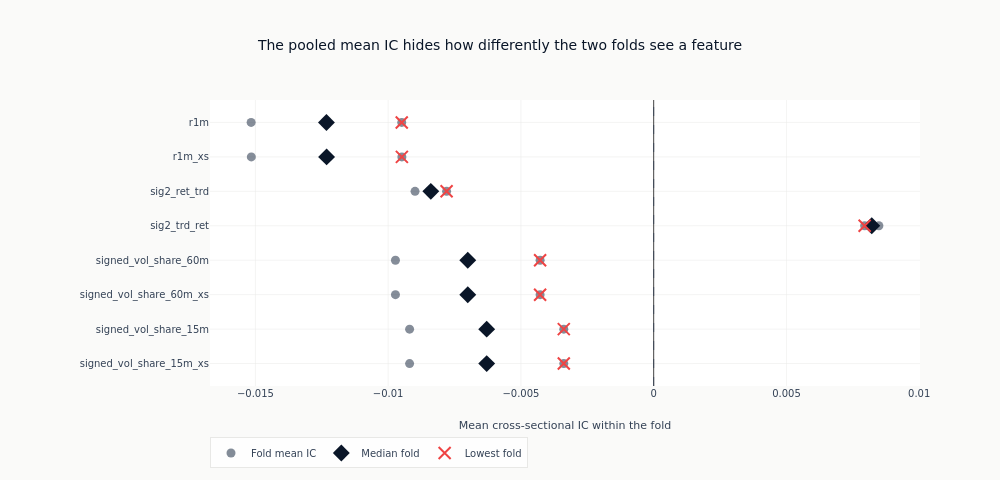

The notebook cell saved with this chart:
### Code cell
stability_features = [name for name in reversed(leaders) if name in fold_stats]
if stability_features:
    fig = go.Figure()
    _ = fig.add_trace(
        go.Scatter(
            x=[value for name in stability_features for value in fold_stats[name]["fold_ics"]],
            y=[name for name in stability_features for _ in fold_stats[name]["fold_ics"]],
            mode="markers",
            marker={"color": COLORS["neutral"], "size": 9, "opacity": 0.6},
            name="Fold mean IC",
        )
    )
    _ = fig.add_trace(
        go.Scatter(
            x=[fold_stats[name]["median_fold_ic"] for name in stability_features],
            y=stability_features,
            mode="markers",
            marker={"color": COLORS["blue"], "size": 13, "symbol": "diamond"},
            name="Median fold",
        )
    )
    _ = fig.add_trace(
        go.Scatter(
            x=[fold_stats[name]["worst_fold_ic"] for name in stability_features],
            y=stability_features,
            mode="markers",
            marker={
                "color": COLORS["negative"],
                "size": 12,
                "symbol": "x-thin",
                "line": {"width": 2, "color": COLORS["negative"]},
            },
            name="Lowest fold",
        )
    )
    _ = fig.add_vline(x=0, line={"color": COLORS["neutral"], "width": 0.8, "dash": "dash"})
    fig.update_layout(
        title="The pooled mean IC hides how differently the two folds see a feature",
        xaxis_title="Mean cross-sectional IC within the fold",
        height=480,
        width=1000,
        margin={"l": 210},
        legend={"orientation": "h", "y": -0.18},
    )
    show_plotly_with_alt(
        fig,
        "Each feature's mean information coefficient in its median fold against the same measure in its weakest fold, showing how far apart the two folds place the same feature.",
    )

### Figure 1 — Plotly figure (JSON) as saved in the notebook; plotly's stock layout.template omitted (floating-point values rounded to 4 significant figures)
{"data": [{"marker": {"color": "#334155", "opacity": 0.6, "size": 9}, "mode": "markers", "name": "Fold mean IC", "type": "scatter", "x": [-0.009193, -0.003385, -0.009193, -0.003385, -0.009726, -0.004277, -0.009726, -0.004277, 0.007945, 0.008481, -0.007799, -0.008988, -0.01515, -0.009483, -0.01516, -0.009488], "y": ["signed_vol_share_15m_xs", "signed_vol_share_15m_xs", "signed_vol_share_15m", "signed_vol_share_15m", "signed_vol_share_60m_xs", "signed_vol_share_60m_xs", "signed_vol_share_60m", "signed_vol_share_60m", "sig2_trd_ret", "sig2_trd_ret", "sig2_ret_trd", "sig2_ret_trd", "r1m_xs", "r1m_xs", "r1m", "r1m"]}, {"marker": {"color": "#0a1628", "size": 13, "symbol": "diamond"}, "mode": "markers", "name": "Median fold", "type": "scatter", "x": [-0.006289, -0.006289, -0.007002, -0.007002, 0.008213, -0.008393, -0.01232, -0.01232], "y": ["signed_vol_share_15m_xs", "signed_vol_share_15m", "signed_vol_share_60m_xs", "signed_vol_share_60m", "sig2_trd_ret", "sig2_ret_trd", "r1m_xs", "r1m"]}, {"marker": {"color": "#ef4444", "line": {"color": "#ef4444", "width": 2}, "size": 12, "symbol": "x-thin"}, "mode": "markers", "name": "Lowest fold", "type": "scatter", "x": [-0.003385, -0.003385, -0.004277, -0.004277, 0.007945, -0.007799, -0.009483, -0.009488], "y": ["signed_vol_share_15m_xs", "signed_vol_share_15m", "signed_vol_share_60m_xs", "signed_vol_share_60m", "sig2_trd_ret", "sig2_ret_trd", "r1m_xs", "r1m"]}], "layout": {"height": 480, "legend": {"orientation": "h", "y": -0.18}, "margin": {"l": 210}, "shapes": [{"line": {"color": "#334155", "dash": "dash", "width": 0.8}, "type": "line", "x0": 0, "x1": 0, "xref": "x", "y0": 0, "y1": 1, "yref": "y domain"}], "title": {"text": "The pooled mean IC hides how differently the two folds see a feature"}, "width": 1000, "xaxis": {"title": {"text": "Mean cross-sectional IC within the fold"}}}}
